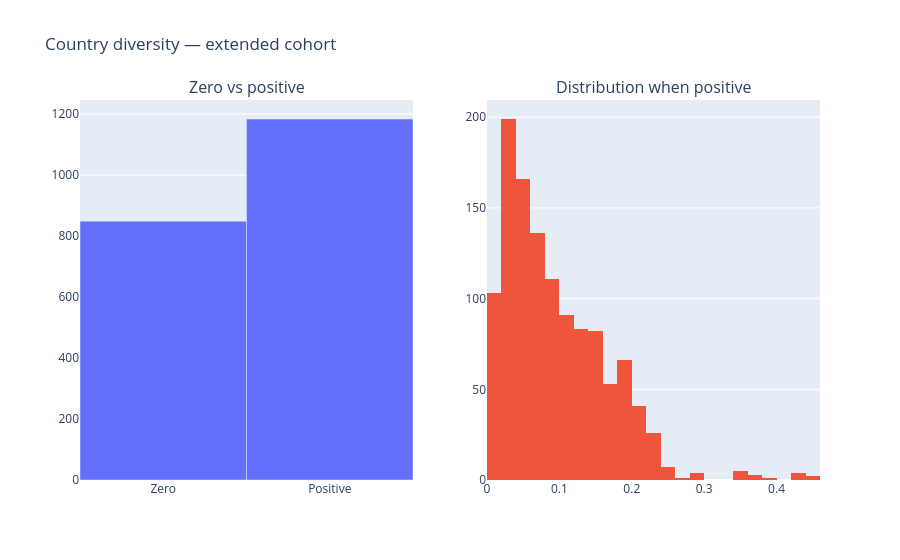

Notebook source saved alongside this figure:
### Code cell
import plotly.subplots as sp
import plotly.graph_objects as go

fig = sp.make_subplots(rows=1, cols=2, subplot_titles=("Zero vs positive", "Distribution when positive"))

zeros = (multi["delta_country"] == 0).sum()
nonzeros = (multi["delta_country"] > 0).sum()

fig.add_trace(go.Bar(x=["Zero", "Positive"], y=[zeros, nonzeros]), row=1, col=1)
fig.add_trace(go.Histogram(x=multi.loc[multi["delta_country"] > 0, "delta_country"], nbinsx=30), row=1, col=2)
fig.update_layout(title="Country diversity — extended cohort", showlegend=False)
fig.show()

### Figure 1 — Plotly figure (JSON) as saved in the notebook; plotly's stock layout.template omitted (floating-point values rounded to 4 significant figures; data arrays with more than 128 entries replaced by an {"elided": "..."} marker saying what was removed)
{"data": [{"type": "bar", "x": ["Zero", "Positive"], "xaxis": "x", "y": [849, 1184], "yaxis": "y"}, {"nbinsx": 30, "type": "histogram", "x": {"elided": "1184 float values"}, "xaxis": "x2", "yaxis": "y2"}], "layout": {"annotations": [{"font": {"size": 16}, "showarrow": false, "text": "Zero vs positive", "x": 0.225, "xanchor": "center", "xref": "paper", "y": 1, "yanchor": "bottom", "yref": "paper"}, {"font": {"size": 16}, "showarrow": false, "text": "Distribution when positive", "x": 0.775, "xanchor": "center", "xref": "paper", "y": 1, "yanchor": "bottom", "yref": "paper"}], "showlegend": false, "title": {"text": "Country diversity — extended cohort"}, "xaxis": {"anchor": "y", "domain": [0, 0.45]}, "xaxis2": {"anchor": "y2", "domain": [0.55, 1]}, "yaxis": {"anchor": "x", "domain": [0, 1]}, "yaxis2": {"anchor": "x2", "domain": [0, 1]}}}
